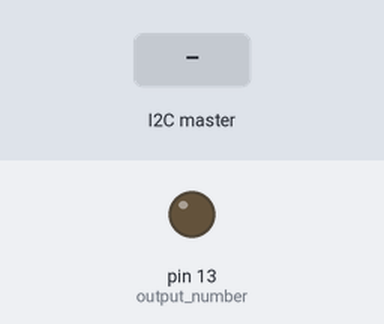
Recording of a sketch running on a simulated Arduino Uno, built with avr-gcc and run on an emulated ATmega328P. Shown: output pins drawn as LEDs (lit = HIGH). Inputs (shaded band) come from the test bench.

Above: at 1.2 s.
1.3 s: the I2C master sends the byte 1
At 1.7 s:
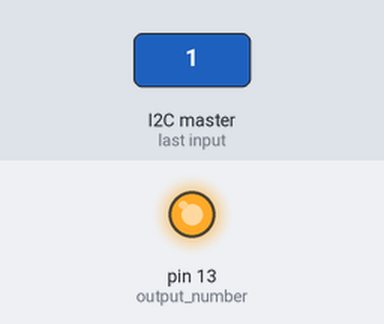
2.8 s: the I2C master sends the byte 0
At 4.0 s:
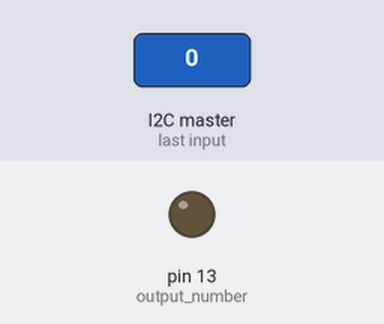
Timing chart, 0 to 5.8 s (numbered marks = the images above; inputs shaded):
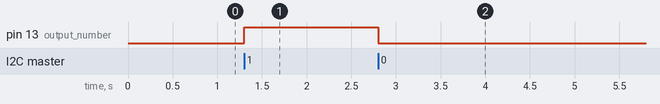

The sketch:

slave.ino
```cpp
// SLAVE

#include <Wire.h>

byte memory = 0; // ВАЖНО, что считываемое значение имеет размер в 1 байт
byte output_number = 13;
byte address_i2c = 0x09;

void setup() {
	Wire.begin(address_i2c);
	Wire.onReceive(func1);
  pinMode(output_number, OUTPUT);
  digitalWrite(output_number, LOW);
}

void loop() {
  if(memory == 1) { digitalWrite(output_number, HIGH); }
  else if (memory == 0) { digitalWrite(output_number, LOW); }
}

void func1(int numBytes){
  while (Wire.available()) { memory = Wire.read(); }
}
```

Measured:
- after the input at 1.3 s, pin 13 (output_number): LOW → HIGH at once
- after the input at 2.8 s, pin 13 (output_number): HIGH → LOW at once
